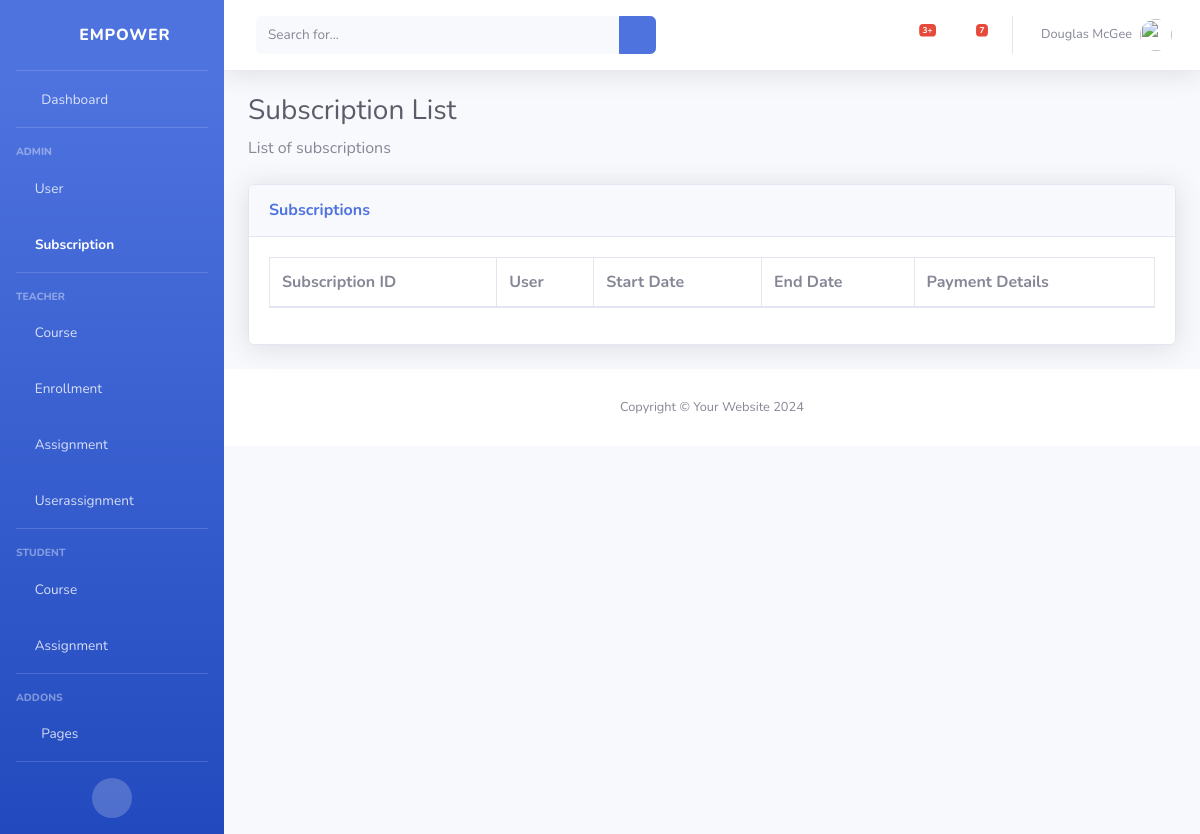
The page /subscriptions/ on the database as committed earlier.
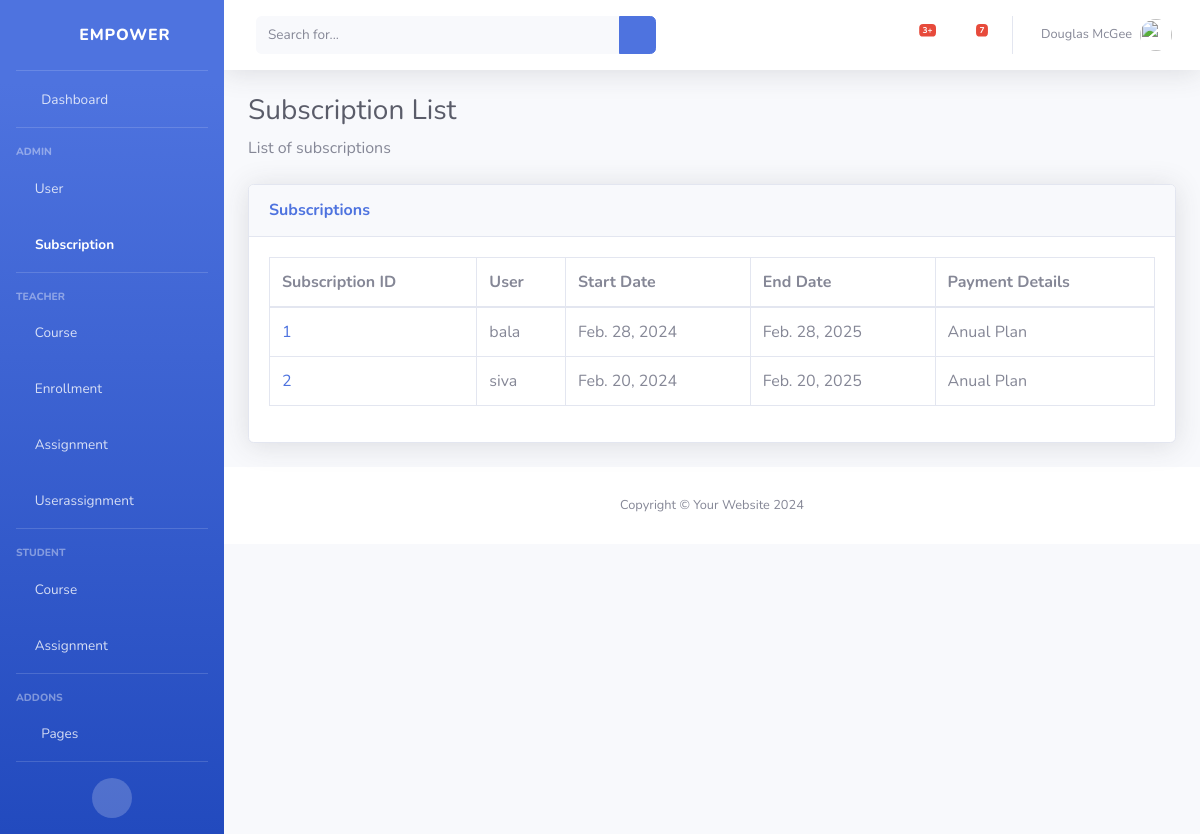
The same page on the database as committed later.
### classRoom/models.py (models this page shows)
class Subscription(models.Model):
    id = models.AutoField(primary_key=True)
    user = models.ForeignKey(User, on_delete=models.CASCADE)
    subscription_start_date = models.DateField()
    subscription_end_date = models.DateField()
    payment_details = models.TextField()

class User(models.Model):
    id = models.AutoField(primary_key=True)
    username = models.CharField(max_length=50)
    password = models.CharField(max_length=50)
    email = models.EmailField()

### classRoom/views.py (the view)
# urls.py: path('subscriptions/',view_subscriptions,name="view_subscriptions"),
def view_subscriptions(request):
    subscriptions = Subscription.objects.all()
    return render(request, 'view_subscriptions.html', {'subscriptions': subscriptions})

### classRoom/templates/view_subscriptions.html
{% extends 'base.html' %}
{% block content %}
<h1 class="h3 mb-2 text-gray-800">Subscription List</h1>
<p class="mb-4">List of subscriptions</p>
<div class="card shadow mb-4">
    <div class="card-header py-3">
        <h6 class="m-0 font-weight-bold text-primary">Subscriptions</h6>
    </div>
    <div class="card-body">
        <div class="table-responsive">
            <table class="table table-bordered" id="dataTable" width="100%" cellspacing="0">
                <thead>
                    <tr>
                        <th>Subscription ID</th>
                        <th>User</th>
                        <th>Start Date</th>
                        <th>End Date</th>
                        <th>Payment Details</th>
                    </tr>
                </thead>
                <tbody>
                    {% for subscription in subscriptions %}
                        <tr>
                            <td><a href="{% url 'view_subscription' subscription.id %}">{{ subscription.id }}</a></td>
                            <td>{{ subscription.user.username }}</td>
                            <td>{{ subscription.subscription_start_date }}</td>
                            <td>{{ subscription.subscription_end_date }}</td>
                            <td>{{ subscription.payment_details }}</td>
                        </tr>
                    {% endfor %}
                </tbody>
            </table>
        </div>
    </div>
</div>
{% endblock %}

Rows that differ between the two databases and show on the page:
added Subscription: id "1", user.username "bala", subscription_start_date "Feb. 28, 2024", subscription_end_date "Feb. 28, 2025", payment_details "Anual Plan"
added Subscription: id "2", user.username "siva", subscription_start_date "Feb. 20, 2024", subscription_end_date "Feb. 20, 2025", payment_details "Anual Plan"
